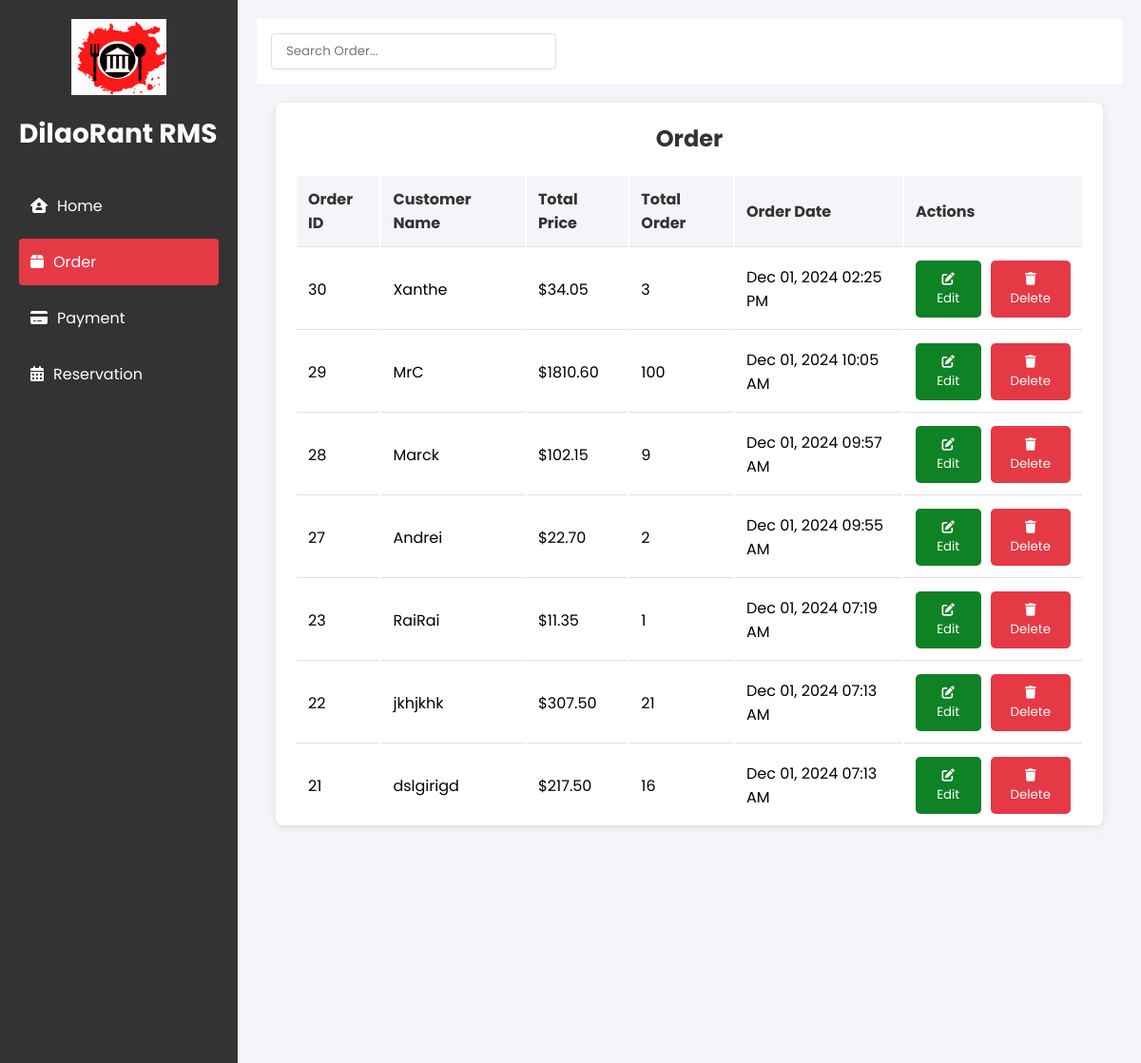
Page /cash/Order (signed in, upper part) on the earlier database version.
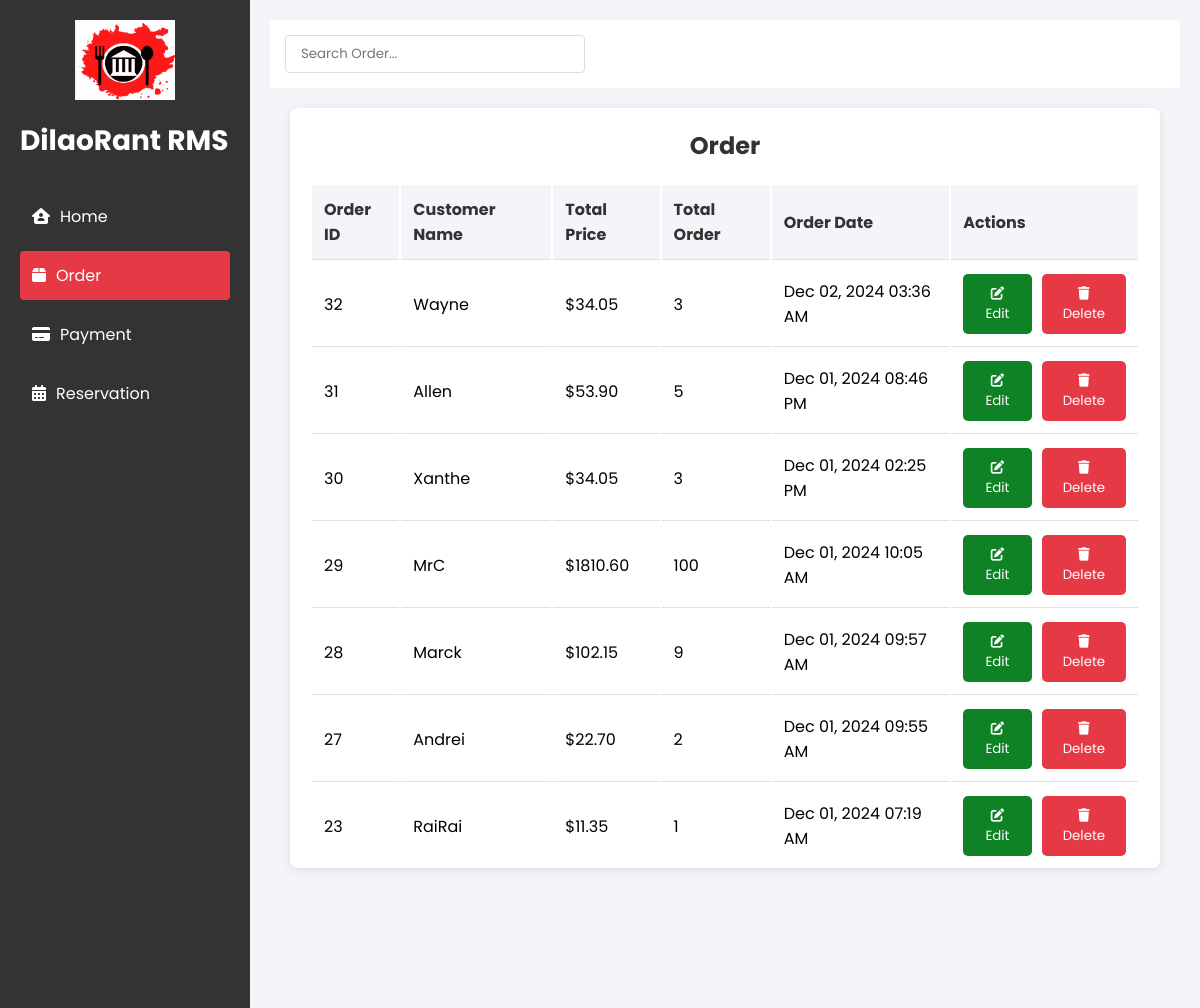
Same page on the later database version.
### cashier_home/models.py (models this page shows, shortened)
class Order(models.Model):
    order_id = models.AutoField(primary_key=True)
    customer_name = models.CharField(max_length=100)
    total_amount = models.DecimalField(max_digits=10, decimal_places=2)
    total_items = models.IntegerField(default=0)  # Optional: track total number of items
    order_date = models.DateTimeField(default=timezone.now)  # Using timezone.now instead of auto_now_add
    created_at = models.DateTimeField(default=datetime.now)
    class Meta:
        ordering = ['-order_date']  # Optional: default orderingpy

### accountsCashier/Order/views.py (the view)
# urls.py: path('',views.order_view,name="order_view"),
@login_required(login_url='login')
def order_view(request):
    orders = Order.objects.all().order_by('-order_date')
    return render(request, 'Order/Order.html', {'orders': orders})

### accountsCashier/Order/templates/Order/Order.html (shortened to what this page needs)
{% load static %}
<!DOCTYPE html>
<html lang="en">
<head>
    <link rel="stylesheet" href="https://cdnjs.cloudflare.com/ajax/libs/font-awesome/6.0.0/css/all.min.css">
</head>
<body>
    <div class="sidebar">
        <div class="logo">
            <a href="{% url 'cashier_home_view' %}">
                <img src="{% static 'accounts/bg3.png' %}" alt="DilaoRant Logo">
            </a>
            <div class="logo-text">
                DilaoRant RMS
            </div>
        </div>
        <div style="margin-top: 30px;">
            <a href="{% url 'cashier_home_view' %}" class="menu-item">
                <i class="fas fa-house-user"></i>
                Home
            </a>
            <div class="selected">
                <a href="{% url 'order_view' %}" class="menu-item">
                    <i class="fas fa-box"></i>
                    Order
                </a>
            </div>
            <a href="{% url 'payment_view' %}" class="menu-item">
                <i class="fas fa-credit-card"></i>
                Payment
            </a>
            <a href="{% url 'reservation_view' %}" class="menu-item">
                <i class="fas fa-calendar-alt"></i>
                Reservation
            </a>
        </div>
    </div>
    <div class="main-content">
        <div class="top-bar">
            <input type="text" class="search-bar" id="searchInput" placeholder="Search Order..."
                onkeyup="performSearch()">
        </div>
        <div class="main-content">
            <div class="schedule-container">
                <div class="schedule-header">
                    <h2 class="schedule-title">Order</h2>
                </div>
                <table class="schedule-table">
                    <thead>
                        <tr>
                            <th>Order ID</th>
                            <th>Customer Name</th>
                            <th>Total Price</th>
                            <th>Total Order</th>
                            <th>Order Date</th>
                            <th>Actions</th>
                        </tr>
                    </thead>
                    <tbody>
                        {% for order in orders %}
                        <tr>
                            <td>{{ order.order_id }}</td>
                            <td>{{ order.customer_name }}</td>
                            <td>${{ order.total_amount }}</td>
                            <td>{{ order.total_items }}</td>
                            <td>{{ order.order_date|date:"M d, Y h:i A" }}</td>
                            <td>
                                <div class="action-buttons">
                                    <button class="btn btn-edit btn-tooltip"
                                        onclick="showEditPopup('{{ order.order_id }}', '{{ order.customer_name }}', '{{ order.total_amount }}', '{{ order.total_items }}')"
                                        data-tooltip="Edit Order">
                                        <i class="fas fa-edit"></i> Edit
                                    </button>
                                    <button class="btn btn-delete btn-tooltip"
                                        onclick="delete_order('{{ order.order_id }}')" data-tooltip="Delete Order">
                                        <i class="fas fa-trash"></i> Delete
                                    </button>
                                </div>
                            </td>
                        </tr>
                        {% empty %}
                        <tr>
                            <td colspan="6" style="text-align: center;">No orders found.</td>
                        </tr>
                        {% endfor %}
                    </tbody>
                </table>
            </div>
        </div>
    </div>
</body>
</html>

Differences in the rows shown:
no longer on this page (row unchanged): Order: order_id "22", customer_name "jkhjkhk", total_amount "307.50", total_items "21", order_date "Dec 01, 2024 07:13 AM"
no longer on this page (row unchanged): Order: order_id "21", customer_name "dslgirigd", total_amount "217.50", total_items "16", order_date "Dec 01, 2024 07:13 AM"
added Order: order_id "32", customer_name "Wayne", total_amount "34.05", total_items "3", order_date "Dec 02, 2024 03:36 AM"
added Order: order_id "31", customer_name "Allen", total_amount "53.90", total_items "5", order_date "Dec 01, 2024 08:46 PM"
